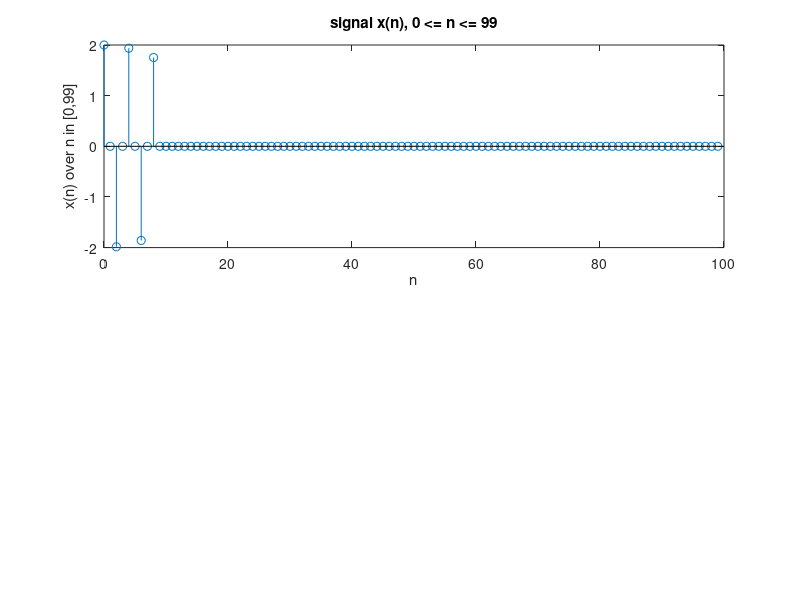

This chart was generated by the following MATLAB code: (Note: this script raises an error after producing the figure.)
% clc;clear;close all;
% n = 0:99;
% x = cos(0.48*pi*n) + cos(0.52*pi*n);
% n1 = 0:9;
% y1 = x(1:10);
% subplot(2,1,1)
% stem(n1,y1);
% title('signal x(n), 0 <= n <= 9');
% xlabel('n');ylabel('x(n) over n in [0,9]');
% 
% K = 500;
% k = 0:1:K;
% w = 2*pi*k/K; 
% X = y1*exp(-i*n1'*w);
% magX = abs(X);
% subplot(2,1,2);
% stem(w/pi,magX);
% title('DTFT of x(n) in [0,9]');

clc;clear;
 
n = 0:99;
x = cos(0.48*pi*n) + cos(0.52*pi*n);
 
% zero padding into N = 100
n1 = 0:99;
y1 = [x(1:10),zeros(1,90)];
 
subplot(2,1,1)
stem(n1,y1);
title('signal x(n), 0 <= n <= 99');
xlabel('n');ylabel('x(n) over n in [0,99]');
Y1 = dft(y1,100);
magY1 = abs(Y1);
k1 = 0:1:99;
N = 100;
w1 = (2*pi/N)*k1;
subplot(2,1,2);
stem(w1/pi,magY1);
title('DFT of x(n) in [0,9]');
xlabel('frequency in pi units');